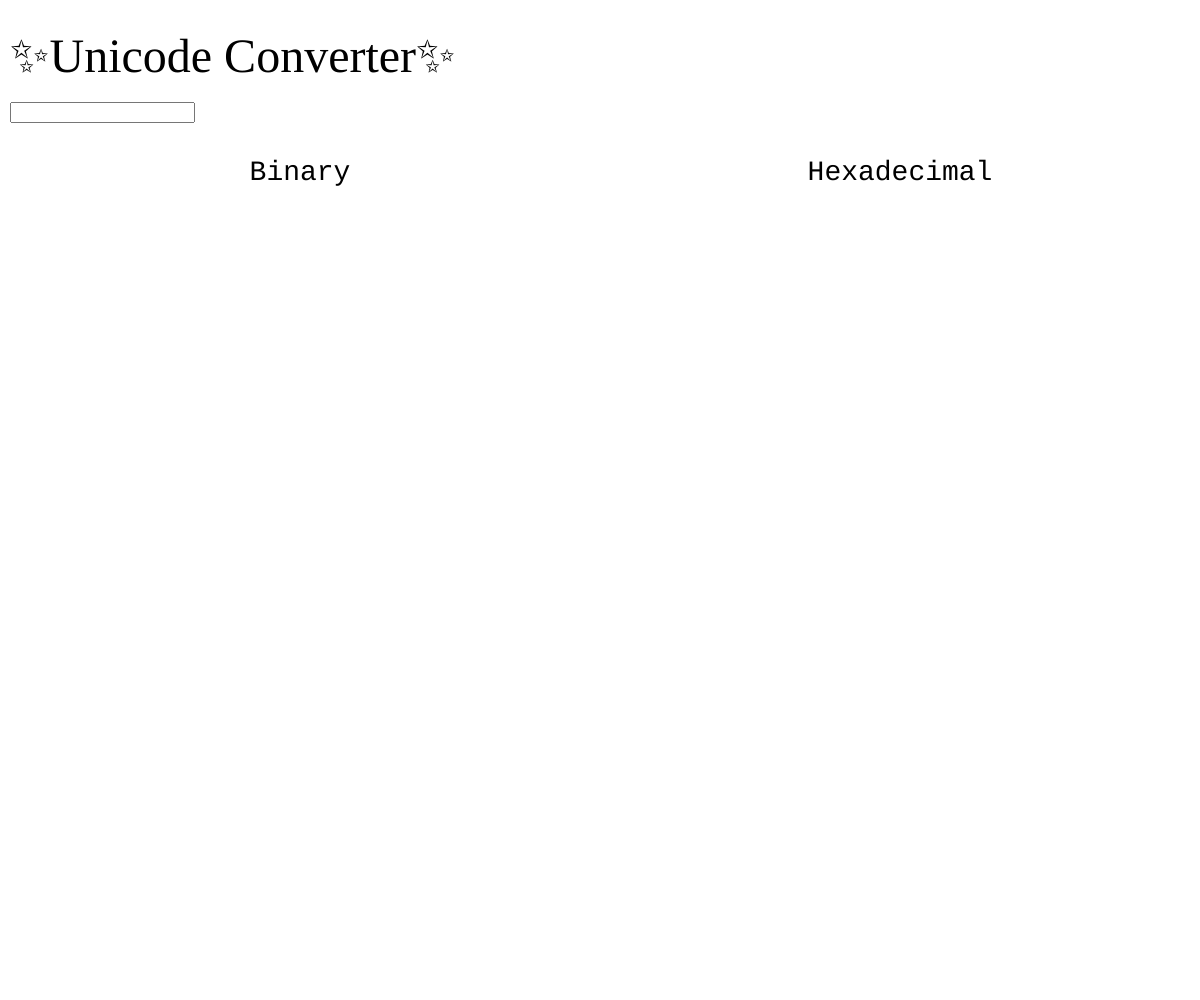
Frame 1 (no input)
Frame 60 (no input): identical to frame 1, image omitted
Frame 120 (the mouse pressed at the canvas centre since frame 60): identical to frame 1, image omitted

The p5.js sketch that drew this single still picture (run headless with seeded random() and noise() and a simulated clock; from frame 60 on, the mouse is pressed at the canvas centre):

// p5.js sketch
// ── sketch.js
function setup() {
	createCanvas(windowWidth, windowHeight);
	input = createInput();
	input.position(10, 102);
}

function draw() {
	background('white');
	textAlign('left');

	textFont('VT323');
	textSize(48);

	text('✨Unicode Converter✨', 10, 72);
	var binary = input.value();
	if (windowWidth <= 768) {
		textSize(16);
	} else if (windowWidth <= 992) {
		textSize(20);
	} else {
		textSize(28);
	}
	textFont('monospace');
	var number = int(input.value());
	var output = "";
	var hex = "";
	for (var i = 0; i < binary.length; i++) {
		output += binary[i].charCodeAt(0).toString(2) + " ";
		hex += binary[i].charCodeAt(0).toString(16) + " ";
	}
	var num = number.toString(2);
	var num16 = number.toString(16);
	textAlign('center');
	text("Binary", windowWidth / 4, 180);
	text("Hexadecimal", 3 * windowWidth / 4, 180);
	textAlign('left');
	text(output, 10, 210, windowWidth / 2);

	text(hex, windowWidth / 2 + 10, 210, (windowWidth / 2 - 10));
}

function windowResized() {
	resizeCanvas(windowWidth, windowHeight);
}
// ── style.css
html, body {
  overflow: hidden;
  margin: 0;
  padding: 0;
}
h1{
font-family: sans-serif;
}

@media screen and (-webkit-min-device-pixel-ratio:0) { 
  select,
  textarea,
  input {
    font-size: 16px;
    
    width: 97%;
  }
}
